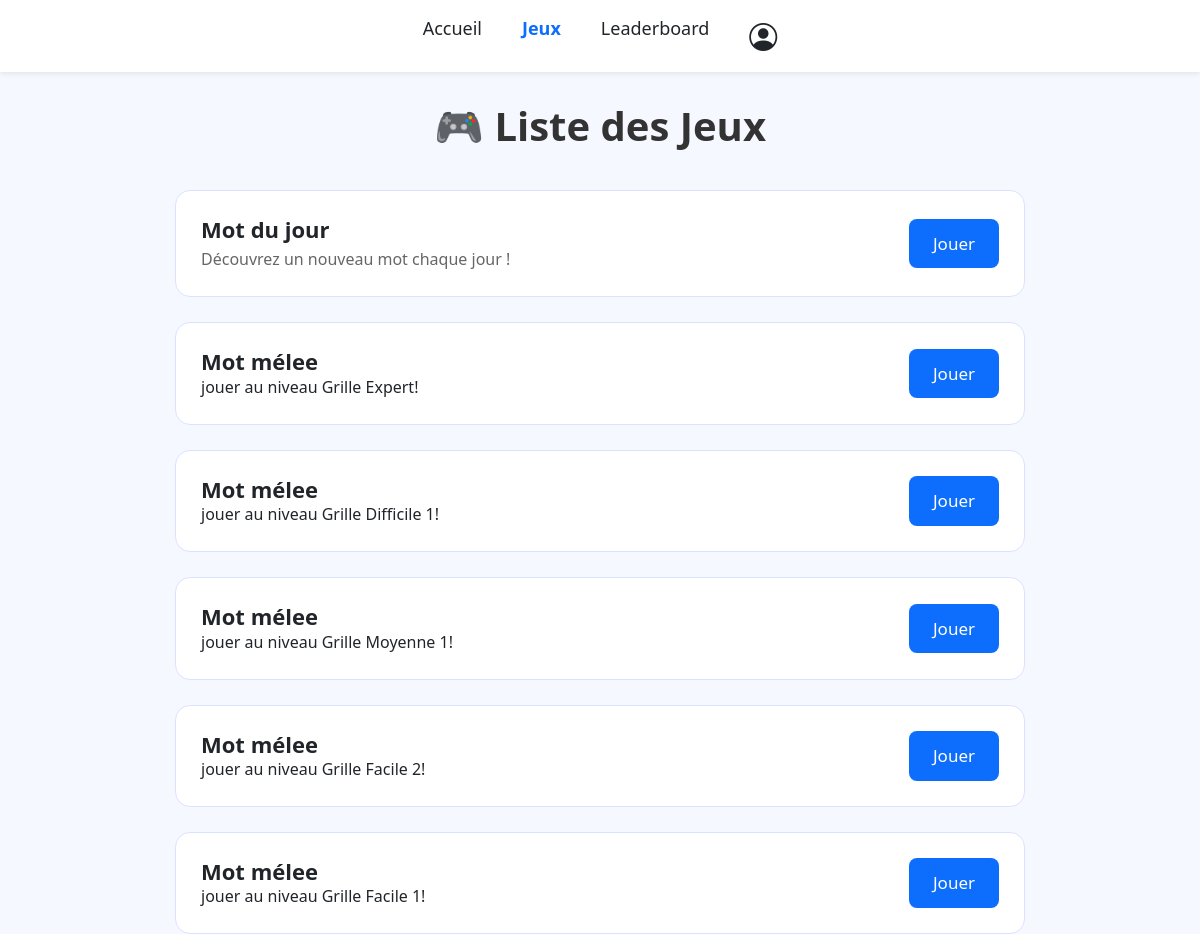
/php/mot-mystere.php, run on the app's committed database.
### tables this page shows
CREATE TABLE IF NOT EXISTS `grille` (
  `id_grille` int NOT NULL AUTO_INCREMENT,
  `titre` varchar(255) DEFAULT NULL,
  `difficulte` varchar(50) DEFAULT NULL,
  `largeur` int NOT NULL,
  `hauteur` int NOT NULL,
  `date_creation` datetime NOT NULL,
  `id_utilisateur` int NOT NULL,
  PRIMARY KEY (`id_grille`),
  KEY `id_utilisateur` (`id_utilisateur`)
);

### php/mot-mystere.php (the view, shortened to what this page needs)
<?php
$servername = "localhost";
$username   = "root";
$password   = "";
$dbname     = "bdd_nova";
try {
    $conn = new PDO("mysql:host=$servername;dbname=$dbname;charset=utf8", $username, $password);
    $conn->setAttribute(PDO::ATTR_ERRMODE, PDO::ERRMODE_EXCEPTION);
    $stmt = $conn->prepare("SELECT * FROM grille ORDER BY date_creation DESC");
    $stmt->execute();
    $grilles = $stmt->fetchAll(PDO::FETCH_ASSOC);
} catch (PDOException $e) {
    die("Erreur : " . $e->getMessage());
}
?>
<!DOCTYPE html>
<html lang="fr">
<head>
    <link href="https://cdn.jsdelivr.net/npm/bootstrap@5.3.8/dist/css/bootstrap.min.css" rel="stylesheet">
    <link rel="stylesheet" href="https://cdn.jsdelivr.net/npm/bootstrap-icons@1.11.1/font/bootstrap-icons.css">
</head>
<body>
<header>
    <div class="d-flex justify-content-center">
        <div class="nav-link-custom">Accueil</div>
        <div class="nav-link-custom fw-bold text-primary">Jeux</div>
        <div class="nav-link-custom">Leaderboard</div>
        <div class="nav-link-custom"><i class="bi bi-person-circle fs-3"></i></div>
    </div>
</header>
<h1 class="page-title">🎮 Liste des Jeux</h1>
<div class="container-jeux">
    <div class="card-jeu">
        <div class="jeu-info">
            <h3>Mot du jour</h3>
            <p>Découvrez un nouveau mot chaque jour !</p>
        </div>
        <a href="/projet-web-eseo/php/jeu-mot-mystere.php"><button class="btn-jeu">Jouer</button></a>
    </div>
    <?php foreach($grilles as $g) :?>
    <div class="card-jeu">
            <div class="jeu-info">
                <h3>Mot mélee</h3>
                <sp> jouer  au niveau <?= htmlspecialchars($g['titre']) ?>!</sp>
            </div>
            <button class="btn-jeu">Jouer</button>
        </div>
       <?php endforeach; ?>
</div>
</body>
</html>

### php/mot-mystere.php (style rules this page uses)
body { background: #f5f8ff; }
header { background: white; padding: 15px 0; box-shadow: 0 1px 6px rgba(0,0,0,0.1); }
.nav-link-custom { font-size: 18px; margin: 0 20px; font-weight: 500; cursor: pointer; }
.page-title { text-align: center; margin-top: 30px; font-size: 40px; color: #333; font-weight: bold; }
.container-jeux { margin-top: 40px; display: flex; flex-direction: column; gap: 25px; align-items: center; }
.card-jeu { width: 80%; max-width: 850px; padding: 25px; background: white; border-radius: 15px; border: 1px solid #dbe2ff; display: flex; align-items: center; justify-content: space-between; }
.jeu-info h3 { margin: 0; font-size: 22px; font-weight: bold; }
.jeu-info p { margin: 5px 0 0; color: #666; }
.btn-jeu { padding: 12px 24px; background: #0d6efd; color: white; border: none; border-radius: 8px; font-size: 17px; transition: 0.2s; }

### data on the page
grille: titre "Grille Expert"
grille: titre "Grille Difficile 1"
grille: titre "Grille Moyenne 1"
grille: titre "Grille Facile 2"
grille: titre "Grille Facile 1"
